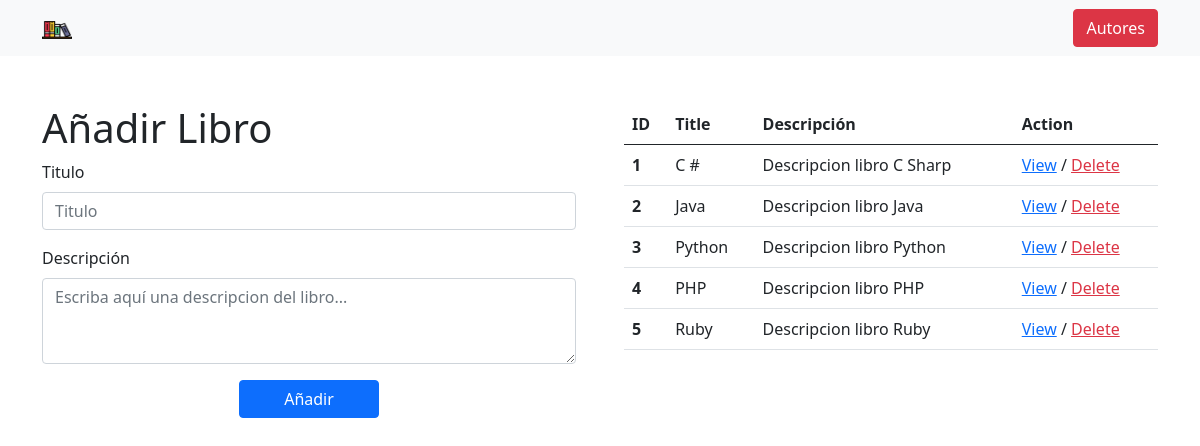
/libros, run on an earlier commit of the app's database.
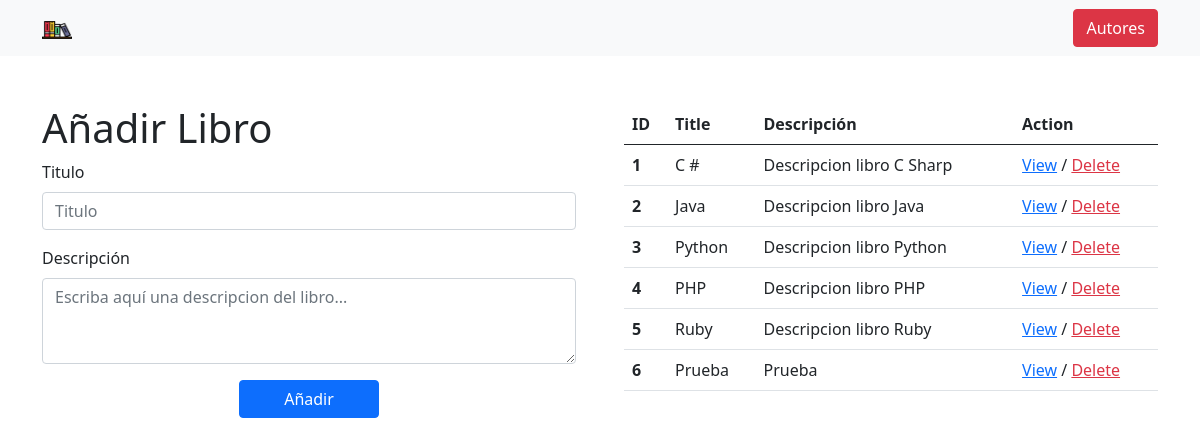
And on a later commit of the database.
### app/models.py (models this page shows, shortened)
class Libro(models.Model):
    titulo = models.CharField(max_length=255)
    descripcion = models.TextField()
    created_at = models.DateTimeField(auto_now_add=True)
    updated_at = models.DateTimeField(auto_now=True)
    def __str__(self):
        return  f"Titulo: {self.titulo}  Descripcion: {self.descripcion}"

### app/views.py (the view)
# urls.py: path("libros", views.libros),
def libros(request):
    print(Libro.objects.all())
    context = {
        "libros" : Libro.objects.all()
    }
    return render(request, "libros.html",context)

### app/templates/libros.html (shortened to what this page needs)
<!DOCTYPE html>
<html lang="en">
<head>
    {% load static %}
    <link rel="stylesheet" href="{% static 'css/bootstrap.min.css' %}">
</head>
<body>
    <nav class="navbar navbar-light bg-light mb-5">
        <div class="container">
          <a class="navbar-brand" href="#">
            <img src="{% static 'img/libros.png' %}" alt="" width="30" height="24">
          </a>
          <a href="/autores" class="btn btn-danger">Autores</a>
        </div>
    </nav>
    <div class="container ">
        <div class="row row-cols-2 g-5">
            <div class="col-6">
                <h1>Añadir Libro</h1>
                <form action="/añadir/libros" method="post">
                    <div class="row justify-content-center">
                        <div class="col-12 mb-3">
                            <label for="exampleFormControlInput1" class="form-label">Titulo</label>
                            <input name="titulo" type="text" class="form-control" id="exampleFormControlInput1" placeholder="Titulo">
                        </div>
                        <div class="col-12 mb-3">
                            <label for="exampleFormControlTextarea1" class="form-label">Descripción</label>
                            <textarea name="desc" class="form-control" id="exampleFormControlTextarea1" rows="3" placeholder="Escriba aquí una descripcion del libro..."></textarea>
                        </div>
                        <button class="btn btn-primary col-3 mb-3" type="submit">Añadir</button>
                    </div>
                </form>
            </div>
            <div class="col-6">
                <table class="table">
                    <thead>
                      <tr>
                        <th scope="col">ID</th>
                        <th scope="col">Title</th>
                        <th scope="col">Descripción</th>
                        <th scope="col">Action</th>
                      </tr>
                    </thead>
                    <tbody>
                      {%for libro in libros%}
                      <tr>
                        <th scope="col" >{{libro.id}}</th>
                        <td>{{libro.titulo}}</td>
                        <td>{{libro.descripcion}}</td>
                        <td><a href="/libro/{{libro.id}}">View</a> / <a href="/libro/eliminar/{{libro.id}}" class="text-danger">Delete</a></td>
                      </tr>
                      {%endfor%}
                    </tbody>
                  </table>
            </div>
        </div>
    </div>
</body>
</html>

What changed in the data, as far as the page shows it:
added Libro: id "6", titulo "Prueba", descripcion "Prueba"
